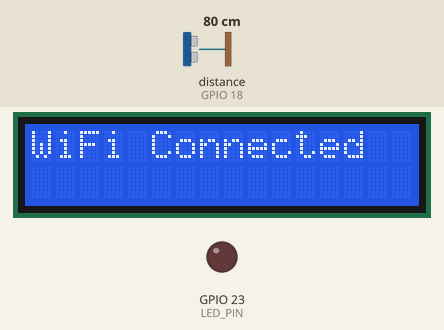
The sketch below on a simulated ESP32. Parts: 16×2 character LCD, output pins drawn as LEDs (lit = HIGH). Wiring (from diagram.json): ultrasonic range finder: trigger GPIO 5; echo GPIO 18. The test bench sets the inputs (shaded band); at power-on: distance to the obstacle (sensor on GPIO 18) 80 cm. The echo pulse lasts 58.3 µs per cm; WiFi joins after 1.5 s; servers stay silent unless stated; web services answer with replies made up by the test bench; pins used as bus, display or sensor lines are not drawn; what the sketch prints to the serial monitor is not drawn.

Above: at 1.6 s.
At 5.5 s:
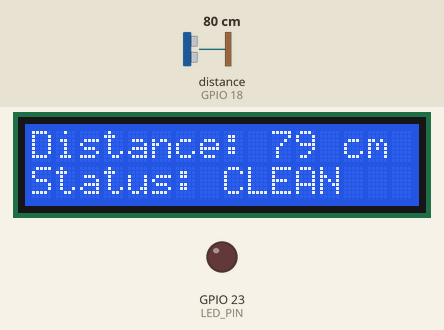
5.6 s: distance to the obstacle (sensor on GPIO 18) set to 13 cm
At 8.5 s:
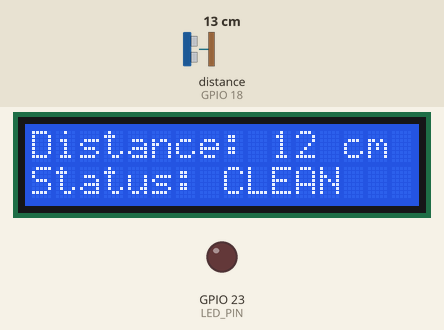
9.4 s: distance to the obstacle (sensor on GPIO 18) set to 10 cm
At 12.0 s:
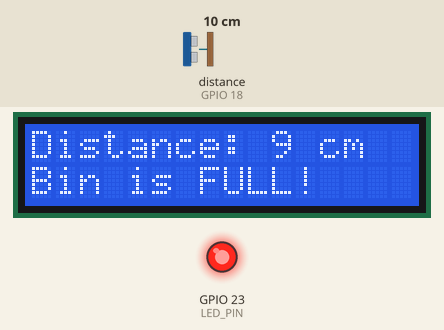
12.4 s: distance to the obstacle (sensor on GPIO 18) set to 2 cm
At 15.4 s:
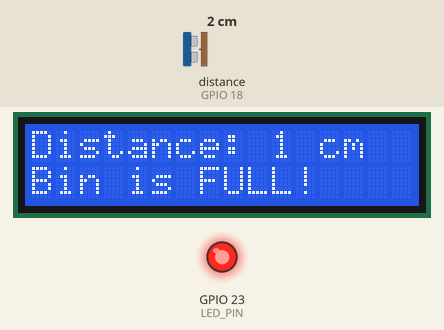
Timing chart, 0 to 16.9 s (numbered marks = the images above; inputs shaded):
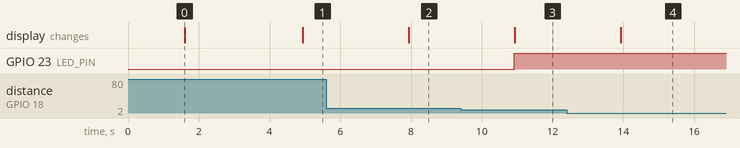

Measured:
- the behaviour switches between 12 and 11 cm on distance to the obstacle (sensor on GPIO 18) (found by bisection; images 2 and 3)
- after the input at 5.6 s, the display: changes after 2.3 s (image 2)
- after the input at 9.4 s, GPIO 23 (LED_PIN): LOW → HIGH after 1.5 s; the display: changes after 1.5 s (image 3)
- after the input at 12.4 s, the display: changes after 1.5 s (image 4)
- what the display in image 0 shows lasts 3.3 s, from 1.6 s to 4.9 s

The sketch:

sketch.ino
```cpp
#define BLYNK_TEMPLATE_ID "TMPL3BklU19mt"
#define BLYNK_TEMPLATE_NAME "SmartBin"
#define BLYNK_AUTH_TOKEN "Ae57Rxk8I_XDopH0cpol6-jKUc14I-c7"

#include <WiFi.h>
#include <BlynkSimpleEsp32.h>
#include <LiquidCrystal_I2C.h>
#include <HTTPClient.h>

char ssid[] = "Wokwi-GUEST";
char pass[] = "";

const char* iftttWebhookURL = "https://maker.ifttt.com/trigger/bin_full/json/with/key/f1PnzL1V-VmmBjFUKuAGD09fC2OyvyQ_GB9I2S4eJ3H";

#define TRIG_PIN     5
#define ECHO_PIN     18
#define LED_PIN      23

LiquidCrystal_I2C lcd(0x27, 16, 2);
BlynkTimer timer;
bool emailSent = false;

void sendEmailNotification() {
  if (!emailSent) {
    HTTPClient http;
    http.begin(iftttWebhookURL);
    http.addHeader("Content-Type", "application/json");

    String jsonData = "{\"value1\":\"SmartBin Alert\",\"value2\":\"Bin is FULL\",\"value3\":\"Distance below threshold\"}";
    int httpResponseCode = http.POST(jsonData);

    if (httpResponseCode > 0) {
      Serial.println("[IFTTT] Email sent successfully.");
    } else {
      Serial.print("[IFTTT] Email failed. Code: ");
      Serial.println(httpResponseCode);
    }

    http.end();
    emailSent = true;
  }
}

void checkBinStatus() {
  digitalWrite(TRIG_PIN, LOW);
  delayMicroseconds(2);
  digitalWrite(TRIG_PIN, HIGH);
  delayMicroseconds(10);
  digitalWrite(TRIG_PIN, LOW);

  long duration = pulseIn(ECHO_PIN, HIGH);
  int distance = duration * 0.034 / 2;

  Serial.print("[Sensor] Distance: ");
  Serial.print(distance);
  Serial.println(" cm");

  lcd.setCursor(0, 0);
  lcd.print("Distance: ");
  lcd.print(distance);
  lcd.print(" cm   ");

  Blynk.virtualWrite(V0, distance);

  if (distance > 0 && distance <= 10) {
    digitalWrite(LED_PIN, HIGH);
    lcd.setCursor(0, 1);
    lcd.print("Bin is FULL!     ");
    Serial.println("[ALERT] Bin is FULL - LED ON");

    Blynk.logEvent("bin_full");
    sendEmailNotification();
  } else {
    digitalWrite(LED_PIN, LOW);
    lcd.setCursor(0, 1);
    lcd.print("Status: CLEAN    ");
    Serial.println("[STATUS] Bin is clean - LED OFF");
    emailSent = false;
  }
}

void setup() {
  Serial.begin(115200);

  pinMode(TRIG_PIN, OUTPUT);
  pinMode(ECHO_PIN, INPUT);
  pinMode(LED_PIN, OUTPUT);

  lcd.init();
  lcd.backlight();
  lcd.setCursor(0, 0);
  lcd.print("Connecting WiFi");

  WiFi.begin(ssid, pass);
  int retries = 0;
  while (WiFi.status() != WL_CONNECTED && retries < 20) {
    delay(500);
    Serial.print(".");
    retries++;
  }

  if (WiFi.status() == WL_CONNECTED) {
    Serial.println("\nWiFi Connected.");
    lcd.setCursor(0, 0);
    lcd.print("WiFi Connected  ");
  } else {
    Serial.println("\nWiFi Failed!");
    lcd.setCursor(0, 0);
    lcd.print("WiFi Failed     ");
  }

  Blynk.begin(BLYNK_AUTH_TOKEN, ssid, pass);
  timer.setInterval(3000L, checkBinStatus);
}

void loop() {
  Blynk.run();
  timer.run();
}
```
